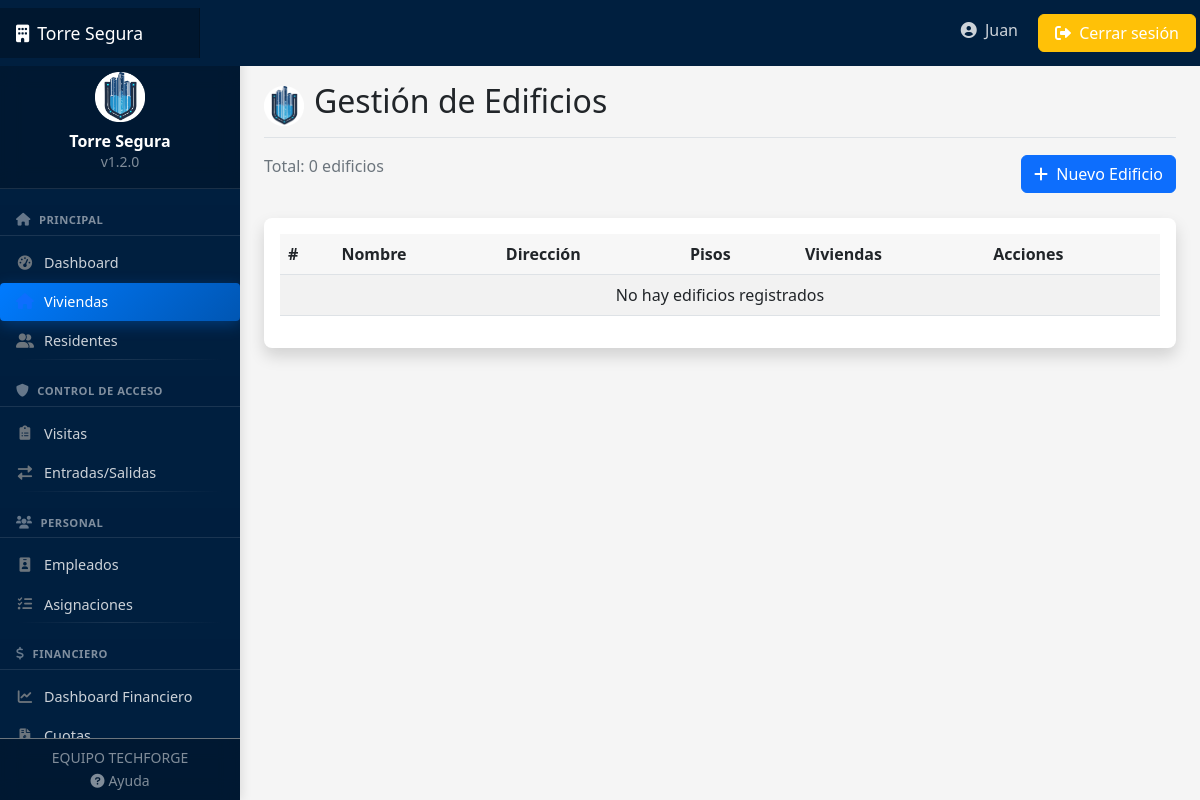
/viviendas/edificios/ (signed in), run on an earlier commit of the app's database.
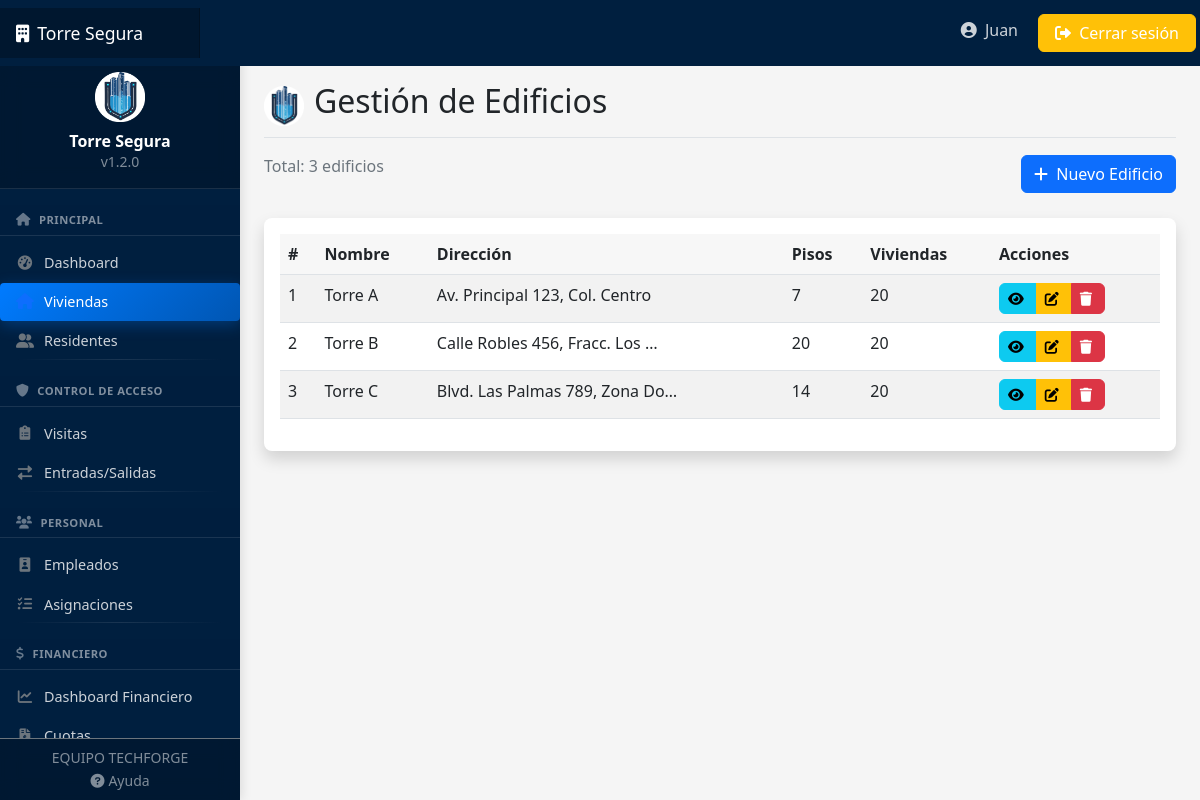
And on a later commit of the database.
### usuarios/models.py (models this page shows, shortened)
class Usuario(AbstractUser):
    TIPOS_DOCUMENTO = [
        ('DNI', 'DNI'),
        ('PASAPORTE', 'Pasaporte'),
        ('CEDULA', 'Cédula'),
    ]
    rol = models.ForeignKey(Rol, on_delete=models.SET_NULL, null=True, related_name='usuarios')
    telefono = models.CharField(max_length=15, blank=True)
    tipo_documento = models.CharField(max_length=10, choices=TIPOS_DOCUMENTO, default='DNI')
    numero_documento = models.CharField(max_length=20, blank=True)
    foto = models.ImageField(upload_to='usuarios/', blank=True, null=True)

### viviendas/models.py (models this page shows, shortened)
class Edificio(models.Model):
    nombre = models.CharField(max_length=100)
    direccion = models.TextField()
    pisos = models.PositiveIntegerField()
    fecha_construccion = models.DateField(blank=True, null=True)

### viviendas/views.py (the view)
# urls.py: path('edificios/', views.EdificioListView.as_view(), name='edificio-list'),
class EdificioListView(LoginRequiredMixin, ListView):
    model = Edificio
    template_name = 'viviendas/edificio_list.html'
    context_object_name = 'edificios'

### templates/viviendas/edificio_list.html (shortened to what this page needs)
{% extends 'base.html' %}
{% block header %}Gestión de Edificios{% endblock %}
{% block content %}
<div class="mb-4 d-flex justify-content-between align-items-center">
    <p class="text-muted">Total: {{ edificios.count }} edificios</p>
    <a href="{% url 'edificio-create' %}" class="btn btn-primary">
        <i class="fas fa-plus"></i> Nuevo Edificio
    </a>
</div>
<div class="card shadow">
    <div class="card-body">
        <div class="table-responsive">
            <table class="table table-striped table-hover">
                <thead>
                    <tr>
                        <th>#</th>
                        <th>Nombre</th>
                        <th>Dirección</th>
                        <th>Pisos</th>
                        <th>Viviendas</th>
                        <th>Acciones</th>
                    </tr>
                </thead>
                <tbody>
                    {% for edificio in edificios %}
                    <tr>
                        <td>{{ edificio.id }}</td>
                        <td>{{ edificio.nombre }}</td>
                        <td>{{ edificio.direccion|truncatechars:30 }}</td>
                        <td>{{ edificio.pisos }}</td>
                        <td>{{ edificio.viviendas.count }}</td>
                        <td>
                            <div class="btn-group btn-group-sm">
                                <a href="{% url 'edificio-detail' edificio.id %}" class="btn btn-info">
                                    <i class="fas fa-eye"></i>
                                </a>
                                <a href="{% url 'edificio-update' edificio.id %}" class="btn btn-warning">
                                    <i class="fas fa-edit"></i>
                                </a>
                                <a href="{% url 'edificio-delete' edificio.id %}" class="btn btn-danger">
                                    <i class="fas fa-trash"></i>
                                </a>
                            </div>
                        </td>
                    </tr>
                    {% empty %}
                    <tr>
                        <td colspan="6" class="text-center">No hay edificios registrados</td>
                    </tr>
                    {% endfor %}
                </tbody>
            </table>
        </div>
    </div>
</div>
{% endblock %}

### templates/base.html (shortened to what this page needs)
<!DOCTYPE html>
<html lang="es">
<head>
    <link href="https://cdn.jsdelivr.net/npm/bootstrap@5.2.3/dist/css/bootstrap.min.css" rel="stylesheet">
    <link href="https://cdnjs.cloudflare.com/ajax/libs/font-awesome/6.0.0/css/all.min.css" rel="stylesheet">
    {% load static %}
    <link href="{% static 'css/style.css' %}" rel="stylesheet">
    <link href="{% static 'css/responsive.css' %}" rel="stylesheet">
    <link href="{% static 'css/sidebar.css' %}" rel="stylesheet">
</head>
<body>
    {% if user.is_authenticated %}
        {% include 'navbar.html' %}
        <div class="container-fluid">
            <div class="row">
                {% include 'sidebar.html' %}
                <main class="col-md-9 ms-sm-auto col-lg-10 px-md-4">
                    <div class="pt-3 pb-2 mb-3 border-bottom d-flex align-items-center">
                        <img src="{% static 'img/logo_ofi.png' %}" alt="Logo" class="d-none d-sm-block" style="height: 40px; margin-right: 10px;">
                        <h1 class="h2">{% block header %}{% endblock %}</h1>
                    </div>
                    {% block content %}{% endblock %}
                </main>
            </div>
        </div>
    {% else %}
        {% block auth_content %}{% endblock %}
    {% endif %}
</body>
</html>

### templates/navbar.html (shortened to what this page needs)
<header class="navbar navbar-dark sticky-top" style="background-color: #001f3f; flex-md-nowrap; p-0; shadow">
    <a class="navbar-brand col-md-3 col-lg-2 me-0 px-3 d-flex align-items-center" href="{% url 'dashboard' %}">
        <span class="d-none d-md-inline"><i class="fas fa-building me-2"></i></span>
        Torre Segura
    </a>
    <div class="navbar-nav ms-auto">
        <div class="nav-item text-nowrap d-none d-md-flex">
            <a class="nav-link p-2 mx-2" href="{% url 'perfil' %}">
                <i class="fas fa-user-circle"></i>
                <span class="ms-1 d-none d-lg-inline">{{ user.first_name|default:user.username }}</span>
            </a>
            <a class="btn btn-warning text-white px-3 m-1" href="{% url 'logout' %}">
                <i class="fas fa-sign-out-alt"></i>
                <span class="d-none d-lg-inline">Cerrar sesión</span>
            </a>
        </div>
    </div>
</header>

### templates/sidebar.html (shortened to what this page needs)
{% load static %}
<nav id="sidebarMenu" class="col-md-3 col-lg-2 d-md-block text-white sidebar collapse" style="background-color: #001f3f;">
    <div class="sidebar-container">
        <div class="sidebar-header">
            <div class="text-center py-3">
                <img src="{% static 'img/logo_ofi.png' %}" alt="Logo" style="height: 50px; margin-bottom: 10px;" class="d-none d-md-inline">
                <h6 class="fw-bold mb-0">Torre Segura</h6>
                <small class="text-white-50 d-none d-md-block">v1.2.0</small>
            </div>
        </div>
        <div class="sidebar-content">
            <div class="sidebar-section">
                <h6 class="sidebar-heading d-flex justify-content-between align-items-center px-3 mt-2 mb-2 text-white-50">
                    <span><i class="fas fa-home me-2"></i>Principal</span>
                </h6>
                <ul class="nav flex-column collapse show" id="principalNav">
                    <li class="nav-item">
                        <a class="nav-link text-white sidebar-link {% if request.path == '/dashboard/' %}active{% endif %}" href="{% url 'dashboard' %}">
                            <i class="fas fa-tachometer-alt me-2"></i>
                            <span>Dashboard</span>
                        </a>
                    </li>
                    <li class="nav-item">
                        <a class="nav-link text-white sidebar-link " href="{% url 'vivienda-list' %}">
                            <i class="fas fa-home me-2"></i>
                            <span>Viviendas</span>
                        </a>
                    </li>
                    <li class="nav-item">
                        <a class="nav-link text-white sidebar-link {% if '/viviendas/residentes/' in request.path %}active{% endif %}" href="{% url 'residente-list' %}">
                            <i class="fas fa-user-friends me-2"></i>
                            <span>Residentes</span>
                        </a>
                    </li>
                </ul>
            </div>
            <div class="sidebar-section">
                <h6 class="sidebar-heading d-flex justify-content-between align-items-center px-3 mt-3 mb-2 text-white-50">
                    <span><i class="fas fa-shield-alt me-2"></i>Control de Acceso</span>
                </h6>
                <ul class="nav flex-column collapse show" id="accesoNav">
                    <li class="nav-item">
                        <a class="nav-link text-white sidebar-link {% if '/accesos/visitas/' in request.path %}active{% endif %}" href="{% url 'visita-list' %}">
                            <i class="fas fa-clipboard-list me-2"></i>
                            <span>Visitas</span>
                        </a>
                    </li>
                    <li class="nav-item">
                        <a class="nav-link text-white sidebar-link {% if '/accesos/movimientos/' in request.path %}active{% endif %}" href="{% url 'movimiento-list' %}">
                            <i class="fas fa-exchange-alt me-2"></i>
                            <span>Entradas/Salidas</span>
                        </a>
                    </li>
                </ul>
            </div>
            <div class="sidebar-section">
                <h6 class="sidebar-heading d-flex justify-content-between align-items-center px-3 mt-3 mb-2 text-white-50">
                    <span><i class="fas fa-users me-2"></i>Personal</span>
                </h6>
                <ul class="nav flex-column collapse show" id="personalNav">
                    <li class="nav-item">
                        <a class="nav-link text-white sidebar-link {% if '/personal/empleados/' in request.path %}active{% endif %}" href="{% url 'empleado-list' %}">
                            <i class="fas fa-id-badge me-2"></i>
                            <span>Empleados</span>
                        </a>
                    </li>
                    <li class="nav-item">
                        <a class="nav-link text-white sidebar-link {% if '/personal/asignaciones/' in request.path %}active{% endif %}" href="{% url 'asignacion-list' %}">
                            <i class="fas fa-tasks me-2"></i>
                            <span>Asignaciones</span>
                        </a>
                    </li>
                </ul>
            </div>
            <div class="sidebar-section">
                <h6 class="sidebar-heading d-flex justify-content-between align-items-center px-3 mt-3 mb-2 text-white-50">
                    <span><i class="fas fa-dollar-sign me-2"></i>Financiero</span>
                </h6>
                <ul class="nav flex-column collapse" id="financieroNav">
                    <li class="nav-item">
                        <a class="nav-link text-white sidebar-link {% if '/financiero/' == request.path %}active{% endif %}" href="{% url 'dashboard-financiero' %}">
                            <i class="fas fa-chart-line me-2"></i>
                            <span>Dashboard Financiero</span>
                        </a>
                    </li>
                    <li class="nav-item">
                        <a class="nav-link text-white sidebar-link {% if '/financiero/cuotas/' in request.path %}active{% endif %}" href="{% url 'cuota-list' %}">
                            <i class="fas fa-file-invoice-dollar me-2"></i>
                            <span>Cuotas</span>
                        </a>
                    </li>
                </ul>
            </div>
        </div>
        <div class="sidebar-footer">
            <div class="px-3 py-2 text-center border-top border-secondary">
                <small class="text-white-50 d-block">EQUIPO TECHFORGE</small>
                <a href="#" class="small text-decoration-none text-white-50 hover-text-white" data-bs-toggle="modal" data-bs-target="#helpModal">
                    <i class="fas fa-question-circle me-1"></i>Ayuda
                </a>
            </div>
        </div>
    </div>
</nav>

### static/css/style.css (style rules this page uses)
:root { --primary-color: #0d6efd; --secondary-color: #6c757d; --success-color: #198754; --danger-color: #dc3545; --warning-color: #ffc107; --info-color: #0dcaf0; --light-color: #f8f9fa; --dark-color: #212529; --sidebar-width: 240px; --navbar-height: 56px; }
body { font-family: 'Segoe UI', Tahoma, Geneva, Verdana, sans-serif; background-color: #f5f5f5; }
.navbar-brand { padding-top: .75rem; padding-bottom: .75rem; font-size: 1.1rem; background-color: rgba(0, 0, 0, .25); box-shadow: inset -1px 0 0 rgba(0, 0, 0, .25); }
.navbar-dark .navbar-nav .nav-link { color: rgba(255, 255, 255, .8); }
.sidebar { position: fixed; top: 0; bottom: 0; left: 0; z-index: 100; padding: var(--navbar-height) 0 0; box-shadow: inset -1px 0 0 rgba(0, 0, 0, .1); transition: all 0.3s; }
.sidebar .nav-link { font-weight: 500; color: var(--dark-color); padding: .5rem 1rem; margin: .1rem 0; border-radius: .25rem; transition: all 0.2s; }
.sidebar .nav-link.active { color: var(--primary-color); background-color: rgba(13, 110, 253, 0.1); }
.sidebar .nav-link i { margin-right: 10px; color: var(--secondary-color); transition: all 0.2s; }
.sidebar .nav-link.active i, .sidebar .nav-link:hover i { color: var(--primary-color); }
.sidebar-heading { font-size: 0.75rem; text-transform: uppercase; font-weight: bold; }
.card { margin-bottom: 1.5rem; border: none; box-shadow: 0 0.125rem 0.25rem rgba(0, 0, 0, 0.075); transition: all 0.3s ease; border-radius: 0.5rem; }
.table > :not(:last-child) > :last-child > * { border-bottom-color: inherit; }
.table th { font-weight: 600; background-color: rgba(0, 0, 0, 0.03); }
.btn { font-weight: 500; border-radius: 0.375rem; }
.btn i { margin-right: 0.25rem; }

### static/css/responsive.css (style rules this page uses)
.table-responsive { overflow-x: auto; -webkit-overflow-scrolling: touch; }
.btn, .card, .nav-link, .form-control, .form-select { transition: all 0.2s ease; }

### templates/base.html (style rules this page uses)
@media (min-width: 768px) { main.col-md-9.ms-sm-auto.col-lg-10 { margin-left: var(--sidebar-width) !important; width: calc(100% - var(--sidebar-width)) !important; } }

What changed in the data, as far as the page shows it:
added Edificio: id "1", nombre "Torre A", direccion "Av. Principal 123, Col. Centro", pisos "7", viviendas.count "20"
added Edificio: id "2", nombre "Torre B", direccion "Calle Robles 456, Fracc. Los …", pisos "20", viviendas.count "20"
added Edificio: id "3", nombre "Torre C", direccion "Blvd. Las Palmas 789, Zona Do…", pisos "14", viviendas.count "20"
Also different on the page:
{{ edificios.count }}: "0" → "3"
text no longer shown: "No hay edificios registrados"
